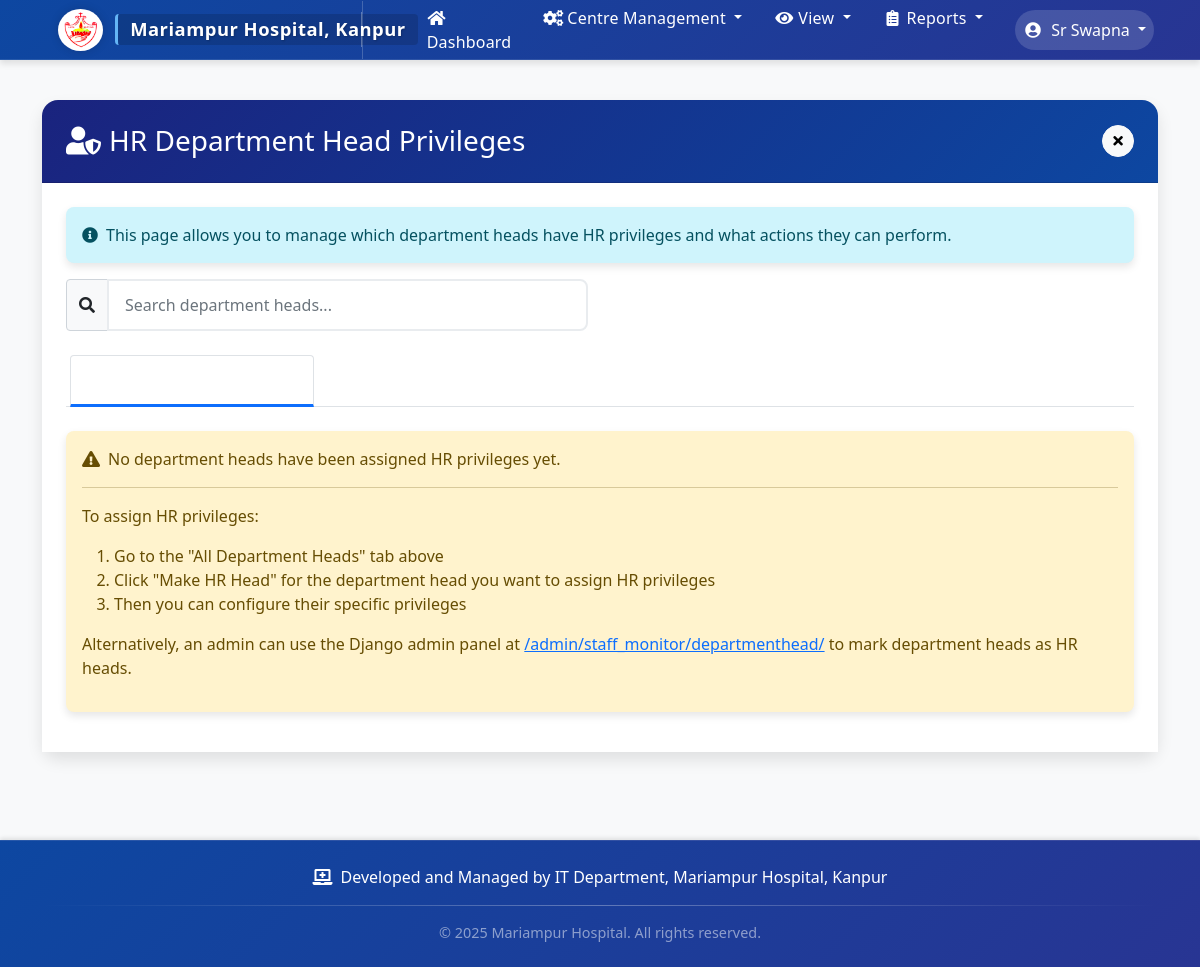
The app's page /hr-privileges/list/ (signed in), older data.
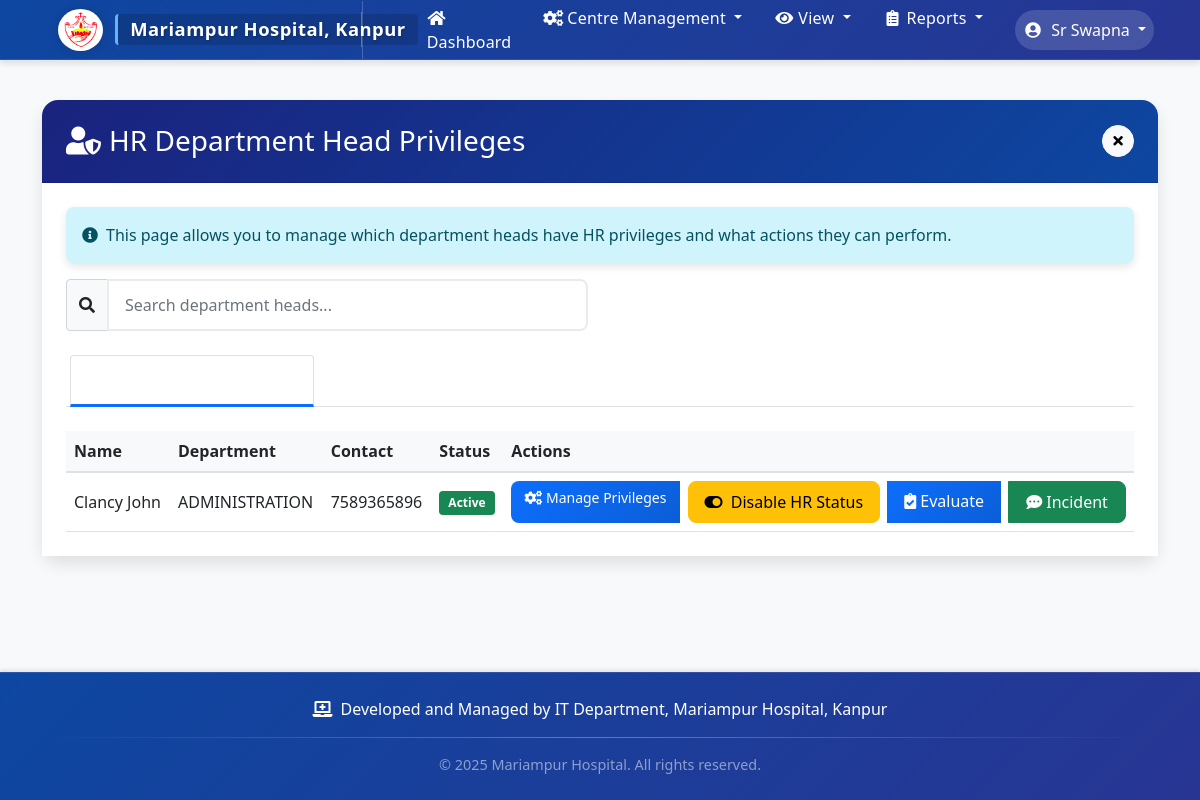
The same page, newer data.
### staff_monitor/models.py (models this page shows, shortened)
class DepartmentHead(models.Model):
    user = models.OneToOneField(User, on_delete=models.CASCADE)
    department = models.ForeignKey(Department, on_delete=models.PROTECT)
    subdepartment = models.ForeignKey(SubDepartment, on_delete=models.PROTECT, null=True, blank=True)
    designation = models.CharField(max_length=100, default="Department Head")
    contact_number = models.CharField(max_length=15)
    joining_date = models.DateField(null=True, blank=True)
    appointment_date = models.DateField(null=True, blank=True)
    managed_staff = models.ManyToManyField('Staff', related_name='supervisors', blank=True)
    is_hr_head = models.BooleanField(default=False)

class Department(models.Model):
    name = models.CharField(max_length=100, unique=True)
    created_at = models.DateTimeField(auto_now_add=True)
    class Meta:
        ordering = ['name']

### staff_monitor/views.py (the view, shortened to what this page needs)
# urls.py: path('hr-privileges/list/', views.hr_privileges_list, name='hr_privileges_list'),
@login_required
@user_passes_test(is_admin)
def hr_privileges_list(request):
    hr_heads = DepartmentHead.objects.filter(is_hr_head=True)
    hr_department_heads = DepartmentHead.objects.filter(department__name__iexact="HR", is_hr_head=False)
    hr_subdepartment_heads = DepartmentHead.objects.filter(subdepartment__name__iexact="HR", is_hr_head=False)
    for head in list(hr_department_heads) + list(hr_subdepartment_heads):
        head.is_hr_head = True
        head.save()
        hr_heads = hr_heads | DepartmentHead.objects.filter(id=head.id)
    messages.info(request, f'Found {hr_heads.count()} HR heads')
    for head in hr_heads:
        try:
            head.has_privileges = hasattr(head, 'privileges')
        except Exception as e:
            head.has_privileges = False
            messages.error(request, f'Error checking privileges for {head.user.get_full_name()}: {str(e)}')
    all_other_heads = DepartmentHead.objects.filter(is_hr_head=False).exclude(
        models.Q(department__name__iexact="HR") | models.Q(subdepartment__name__iexact="HR")
    )
    return render(request, 'staff_monitor/hr_privileges_list.html', {
        'hr_heads': hr_heads,
        'all_other_heads': all_other_heads
    })

### staff_monitor/views.py (called while the page is built)
def is_admin(user):
    return user.is_staff

### staff_monitor/templates/staff_monitor/hr_privileges_list.html (shortened to what the changed rows need)
{% extends 'staff_monitor/base.html' %}
{% block content %}
<div class="card">
    <div class="card-body">
        <div class="tab-content" id="hrTabsContent">
            <div class="tab-pane fade show active" id="hr-heads" role="tabpanel" aria-labelledby="hr-heads-tab">
                {% if hr_heads %}
                <div class="table-responsive">
                    <table class="table table-hover">
                        <thead class="table-light">
                            <tr>
                                <th>Name</th>
                                <th>Department</th>
                                <th>Contact</th>
                                <th>Status</th>
                                <th>Actions</th>
                            </tr>
                        </thead>
                        <tbody>
                            {% for head in hr_heads %}
                            <tr class="hr-head-row">
                                <td>{{ head.user.get_full_name }}</td>
                                <td>{{ head.department.name }}
                                </td>
                                <td>{{ head.contact_number }}</td>
                                <td>
                                    {% if head.has_privileges %}
                                    <span class="badge bg-success">Active</span>
                                    {% else %}
                                    <span class="badge bg-warning">Privileges Not Set</span>
                                    {% endif %}
                                </td>
                                <td>
                                    <div class="btn-group">
                                        <a href="{% url 'manage_hr_privileges' head.id %}" class="btn btn-primary btn-sm">
                                            <i class="fas fa-cogs me-1"></i>Manage Privileges
                                        </a>
                                        {% if head.department.name|lower != "hr" %}
                                        <form method="post" action="{% url 'toggle_hr_status' head.id %}" class="d-inline">
                                            <button type="submit" class="btn btn-warning">
                                                <i class="fas fa-toggle-{% if head.is_hr_head %}on{% else %}off{% endif %} me-1"></i>
                                                {% if head.is_hr_head %}Disable{% else %}Enable{% endif %} HR Status
                                            </button>
                                        </form>
                                        <a href="{% url 'performance_form_department_head' head.id %}" class="btn btn-primary">
                                            <i class="fas fa-clipboard-check me-1"></i>Evaluate
                                        </a>
                                        <a href="{% url 'feedback_form_department_head' head.id %}" class="btn btn-success">
                                            <i class="fas fa-comment-dots me-1"></i>Incident
                                        </a>
                                        {% else %}
                                        <button class="btn btn-secondary btn-sm" disabled title="HR Department members always have HR privileges">
                                            <i class="fas fa-lock me-1"></i>Required Role
                                        </button>
                                        {% endif %}
                                    </div>
                                </td>
                            </tr>
                            {% endfor %}
                        </tbody>
                    </table>
                </div>
                {% else %}
                <div class="alert alert-warning">
                    <i class="fas fa-exclamation-triangle me-2"></i>No department heads have been assigned HR privileges yet.
                    <hr>
                    <p>To assign HR privileges:</p>
                    <ol>
                        <li>Go to the "All Department Heads" tab above</li>
                        <li>Click "Make HR Head" for the department head you want to assign HR privileges</li>
                        <li>Then you can configure their specific privileges</li>
                    </ol>
                    <p>Alternatively, an admin can use the Django admin panel at <a href="/admin/staff_monitor/departmenthead/" target="_blank">/admin/staff_monitor/departmenthead/</a> to mark department heads as HR heads.</p>
                </div>
                {% endif %}
            </div>
        </div>
    </div>
</div>
{% endblock %}

Row changes from the older to the newer data that the page shows:
added DepartmentHead: user.get_full_name "Clancy John", department.name "ADMINISTRATION", contact_number "7589365896", shows "Active", is_hr_head True (drawn), shows "HR Status"
Text that changed along with them:
text no longer shown: "No department heads have been assigned HR privileges yet. To assign HR privileges: Go to the \"All Department Heads\" tab above Click \"Make HR Head\" for the department head you want to assign HR privileges Then you can configure their specific privileges Alternatively, an admin can use the Django admin panel at /admin/staff_monitor/departmenthead/ to mark department heads as HR heads."
text now shown: "Name Department Contact Status Actions"
